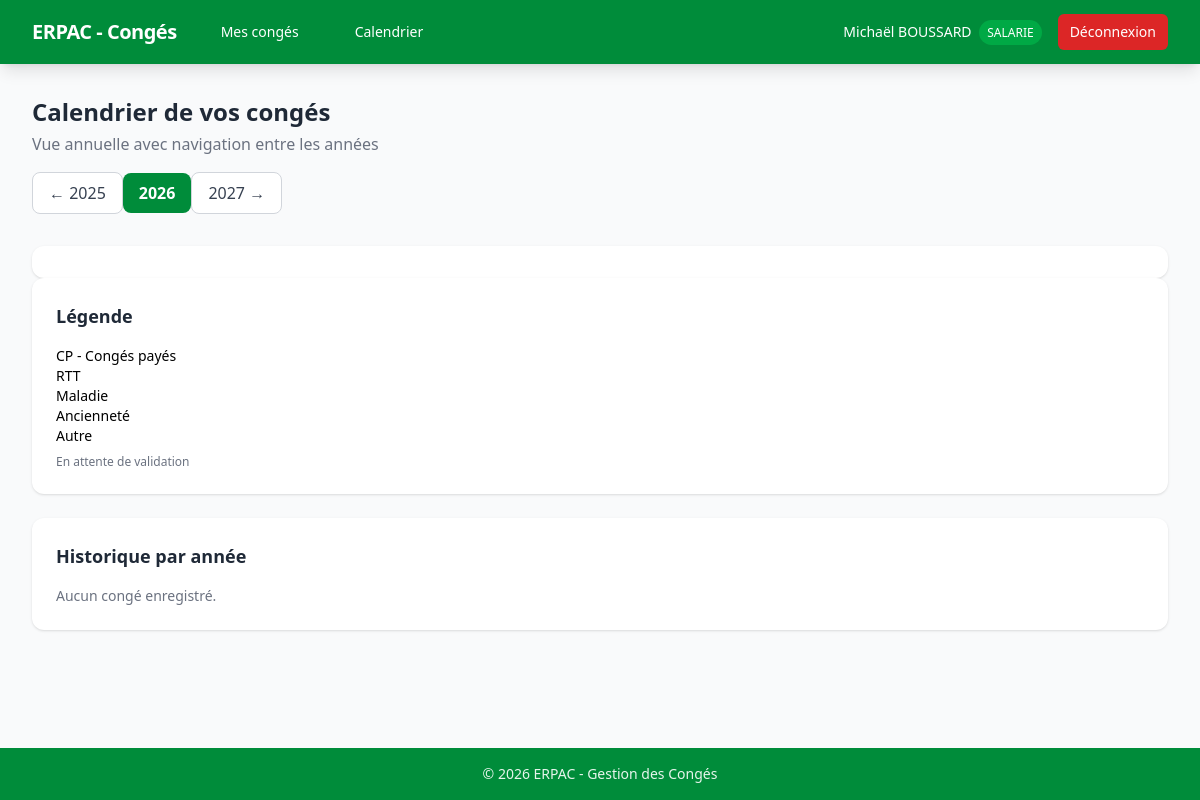
/salarie/calendrier (signed in), run on the app's committed database.
### models/user.py (models this page shows, shortened)
class User(UserMixin, db.Model):
    __tablename__ = "users"
    id = db.Column(db.Integer, primary_key=True)
    nom = db.Column(db.String(100), nullable=False)
    prenom = db.Column(db.String(100), nullable=False)
    identifiant = db.Column(db.String(100), unique=True, nullable=False)
    mot_de_passe_hash = db.Column(db.String(200), nullable=False)
    role = db.Column(db.String(20), nullable=False, default="salarie")  # "rh" ou "salarie"
    actif = db.Column(db.Boolean, default=True)
    date_embauche = db.Column(db.Date, nullable=True)
    email = db.Column(db.String(120), nullable=True)  # pour les notifications
    conges = db.relationship(
        "Conge",
        foreign_keys="Conge.user_id",
        backref="utilisateur",
        lazy=True,
        cascade="all, delete-orphan",
    )
    allocations = db.relationship("AllocationConge", backref="utilisateur", lazy=True, cascade="all, delete-orphan")

### routes/salarie.py (the view, shortened to what this page needs)
@salarie_bp.route("/calendrier")
@login_required
def calendrier():
    try:
        year = int(request.args.get("annee", date.today().year))
    except (TypeError, ValueError):
        year = date.today().year
    start_of_year = date(year, 1, 1)
    end_of_year = date(year, 12, 31)
    conges_annee = Conge.query.filter(
        Conge.user_id == current_user.id,
        Conge.date_debut <= end_of_year,
        Conge.date_fin >= start_of_year,
        Conge.statut.in_(["valide", "en_attente"]),
    ).all()
    events = []
    tous_conges = Conge.query.filter_by(
        user_id=current_user.id, statut="valide"
    ).all()
    resume_par_annee = {}
    historique = sorted(resume_par_annee.values(), key=lambda x: x["annee"], reverse=True)
    return render_template(
        "salarie/calendrier.html",
        year=year,
        events=events,
        historique=historique,
    )

### templates/salarie/calendrier.html (shortened to what this page needs)
{% extends "base.html" %}
{% block content %}
<div class="mb-8 flex flex-col md:flex-row md:items-center md:justify-between gap-4">
    <div>
        <h1 class="text-2xl font-bold text-gray-800">Calendrier de vos congés</h1>
        <p class="text-gray-500 mt-1">Vue annuelle avec navigation entre les années</p>
    </div>
    <div class="flex items-center gap-2">
        <a href="{{ url_for('salarie.calendrier', annee=year - 1) }}"
           class="px-4 py-2 bg-white border border-gray-300 rounded-lg hover:bg-gray-50 font-medium text-gray-700 transition">
            ← {{ year - 1 }}
        </a>
        <span class="px-4 py-2 bg-erpac-primary text-white rounded-lg font-bold">{{ year }}</span>
        <a href="{{ url_for('salarie.calendrier', annee=year + 1) }}"
           class="px-4 py-2 bg-white border border-gray-300 rounded-lg hover:bg-gray-50 font-medium text-gray-700 transition">
            {{ year + 1 }} →
        </a>
    </div>
</div>
<div class="grid grid-cols-1 lg:grid-cols-3 gap-8">
    <div class="lg:col-span-2 bg-white rounded-xl shadow p-4 md:p-6">
    </div>
    <div class="space-y-6">
        <div class="bg-white rounded-xl shadow p-6">
            <h2 class="text-lg font-semibold text-gray-800 mb-4">Légende</h2>
            <div class="space-y-2 text-sm">
                <div class="flex items-center gap-2">
                    <span>CP - Congés payés</span>
                </div>
                <div class="flex items-center gap-2">
                    <span>RTT</span>
                </div>
                <div class="flex items-center gap-2">
                    <span>Maladie</span>
                </div>
                <div class="flex items-center gap-2">
                    <span>Ancienneté</span>
                </div>
                <div class="flex items-center gap-2">
                    <span>Autre</span>
                </div>
                <div class="flex items-center gap-2 mt-2 pt-2 border-t border-gray-100">
                    <span class="text-xs text-gray-500">En attente de validation</span>
                </div>
            </div>
        </div>
        <div class="bg-white rounded-xl shadow p-6">
            <h2 class="text-lg font-semibold text-gray-800 mb-4">Historique par année</h2>
            {% if historique %}
            <div class="space-y-2 max-h-64 overflow-y-auto">
                {% for h in historique %}
                <div class="flex justify-between items-center py-2 border-b border-gray-100 last:border-0">
                    <a href="{{ url_for('salarie.calendrier', annee=h.annee) }}"
                       class="font-medium text-erpac-primary hover:text-erpac-dark">
                        {{ h.annee }}
                    </a>
                    <span class="text-gray-600 text-sm">{{ h.total_jours }} jour(s) • {{ h.nb_conges }} période(s)</span>
                </div>
                {% endfor %}
            </div>
            {% else %}
            <p class="text-gray-500 text-sm">Aucun congé enregistré.</p>
            {% endif %}
        </div>
    </div>
</div>
<link href="https://cdn.jsdelivr.net/npm/fullcalendar@6.1.10/index.global.min.css" rel="stylesheet">
{% endblock %}

### templates/base.html (shortened to what this page needs)
<!DOCTYPE html>
<html lang="fr">
<head>
    <link rel="stylesheet" href="{{ url_for('static', filename='css/tailwind.css') }}">
    <link rel="stylesheet" href="{{ url_for('static', filename='css/custom.css') }}">
</head>
<body class="bg-gray-50 min-h-screen flex flex-col">
    {% if current_user.is_authenticated %}
    <nav class="bg-erpac-primary text-white shadow-lg">
        <div class="max-w-7xl mx-auto px-4 sm:px-6 lg:px-8">
            <div class="flex items-center justify-between h-16">
                <div class="flex items-center space-x-8">
                    <span class="text-xl font-bold tracking-tight">ERPAC - Congés</span>
                    {% if current_user.role == 'rh' %}
                    <a href="{{ url_for('rh.dashboard') }}" class="hover:bg-erpac-dark px-3 py-2 rounded-md text-sm font-medium">Tableau de bord</a>
                    <a href="{{ url_for('rh.parametrage') }}" class="hover:bg-erpac-dark px-3 py-2 rounded-md text-sm font-medium">Paramétrage</a>
                    {% else %}
                    <a href="{{ url_for('salarie.accueil') }}" class="hover:bg-erpac-dark px-3 py-2 rounded-md text-sm font-medium">Mes congés</a>
                    <a href="{{ url_for('salarie.calendrier') }}" class="hover:bg-erpac-dark px-3 py-2 rounded-md text-sm font-medium">Calendrier</a>
                    {% endif %}
                </div>
                <div class="flex items-center space-x-4">
                    <span class="text-sm">{{ current_user.prenom }} {{ current_user.nom }}
                        <span class="bg-erpac-light text-xs px-2 py-1 rounded-full ml-1">{{ current_user.role|upper }}</span>
                    </span>
                    <a href="{{ url_for('auth.logout') }}" class="bg-red-600 hover:bg-red-700 px-3 py-2 rounded-md text-sm font-medium transition">Déconnexion</a>
                </div>
            </div>
        </div>
    </nav>
    {% endif %}
    <main class="flex-1">
        <div class="max-w-7xl mx-auto px-4 sm:px-6 lg:px-8 py-8">
            {% block content %}{% endblock %}
        </div>
    </main>
    <footer class="bg-erpac-primary text-erpac-100 text-center py-4 text-sm">
        &copy; {{ now().year if now is defined else "2026" }} ERPAC - Gestion des Congés
    </footer>
</body>
</html>

### static/css/custom.css (style rules this page uses)
* { transition-property: background-color, border-color, color, fill, stroke; transition-duration: 150ms; transition-timing-function: cubic-bezier(0.4, 0, 0.2, 1); }

### data on the page
User: prenom "Michaël", nom "BOUSSARD", role "SALARIE"

### other printed values
{{ year - 1 }} "2025"
{{ year }} "2026"
{{ year + 1 }} "2027"
